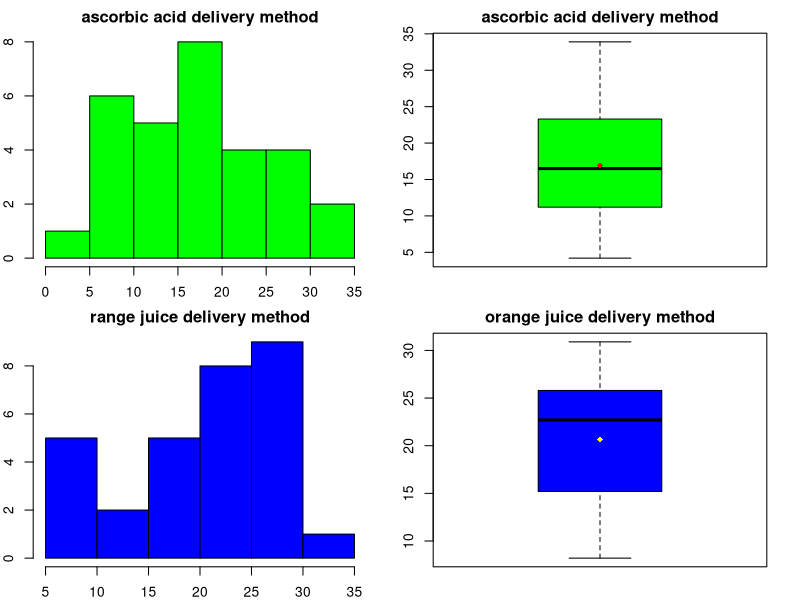
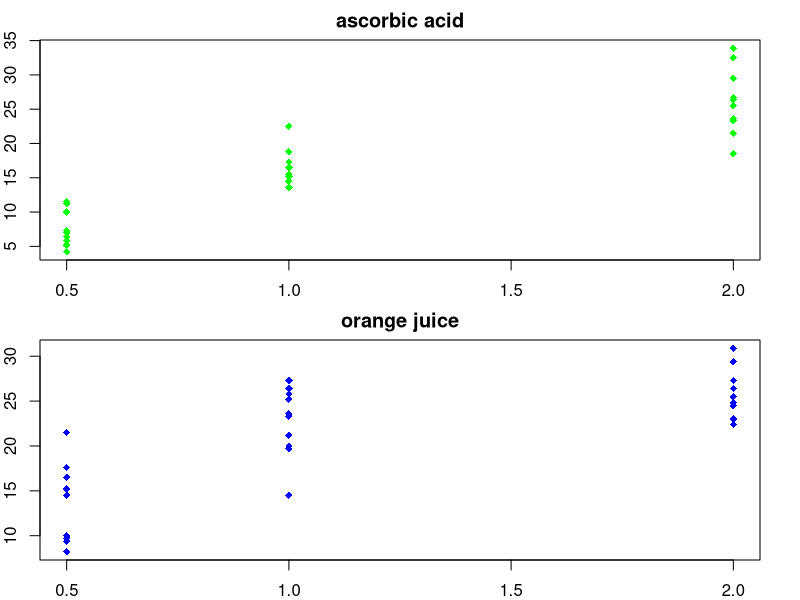
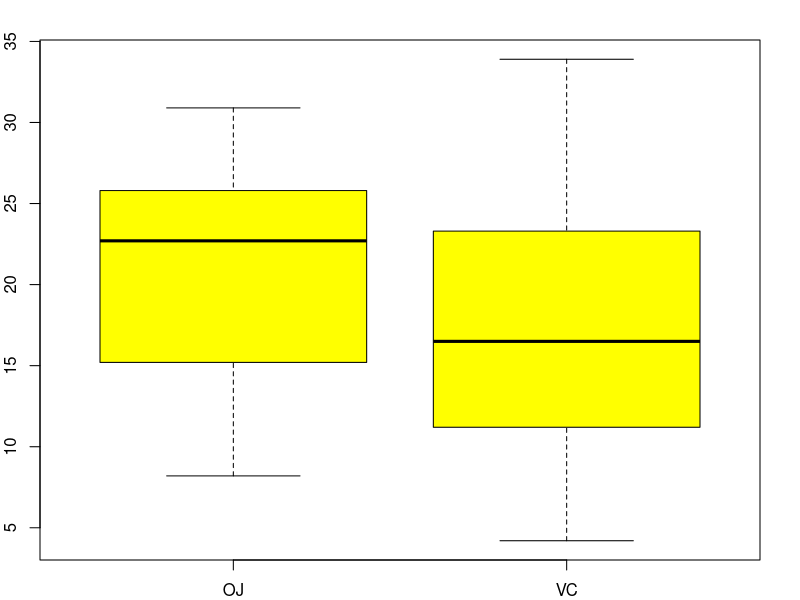

Write the R code that produced these figures, in order.
## ---- chunk 1
data(ToothGrowth)
head(ToothGrowth)
names(ToothGrowth)
dim(ToothGrowth)
## ---- chunk 2
vc <- subset(ToothGrowth,supp=="VC")
oj <- subset(ToothGrowth,supp=="OJ")
## ---- chunk 3
summary(ToothGrowth)
summary(vc)
summary(oj)
## ---- chunk 4
par(mfrow=c(2,2),mar=c(2,2,2,2))
hist(vc$len,main="ascorbic acid delivery method",col="green")
boxplot(vc$len,main="ascorbic acid delivery method",col="green")
points(mean(vc$len),col="red",pch=18)
hist(oj$len,main="range juice delivery method",col="blue")
boxplot(oj$len,main="orange juice delivery method",col="blue")
points(mean(oj$len),col="yellow",pch=18)
lb1 = mean(vc$len)
s1 = sd(vc$len)
lb2 = mean(oj$len)
s2 = sd(oj$len)
## ---- chunk 5
dd1 <- rnorm(30,mean=lb1,sd=s1)
t.test(vc$len,dd1,paired=FALSE,var.equal=TRUE)
dd2 <- rnorm(30,mean=lb2,sd=s2)
t.test(oj$len,dd2,paired=FALSE,var.equal=TRUE)
## ---- chunk 6
par(mfrow=c(2,1),mar=c(2,2,2,2))
plot(y=vc$len,x=vc$dose,col="green",pch=18,main="ascorbic acid",xlab="dose(mg)",ylab="tooth length")
plot(y=oj$len,x=oj$dose,col="blue",pch=18,main="orange juice",xlab="dose(mg)",ylab="tooth length")
## ---- chunk 7
par(mfrow=c(1,1))
plot(y=ToothGrowth$len,x=ToothGrowth$supp,col="yellow")
## ---- chunk 8
t.test(oj$len,vc$len,paired=FALSE)
## ---- chunk 9
g1 <- subset(ToothGrowth,dose==0.5)
g2 <- subset(ToothGrowth,dose==1.0)
g3 <- subset(ToothGrowth,dose==2.0)
## ---- chunk 10
t.test(g1$len,g2$len,paired=FALSE)
## ---- chunk 11
t.test(g2$len,g3$len,paired=FALSE)
## ---- chunk 12
t.test(g1$len,g3$len,paired=FALSE)
